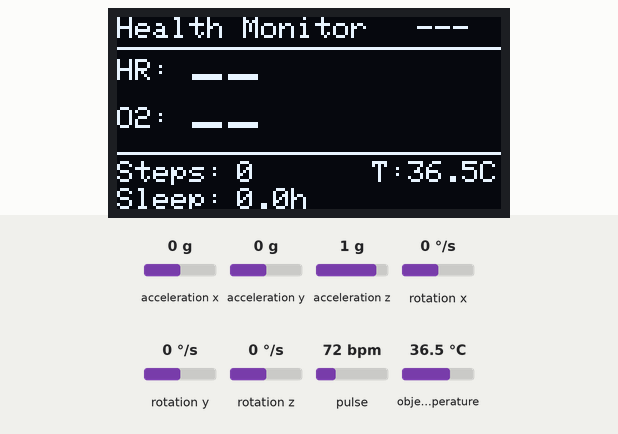
A sketch run on a simulated ESP32-C3. On the bench: 128×64 one-colour display. Inputs (shaded band) come from the test bench; at power-on: acceleration z 1 g, pulse 72 bpm, object temperature 36.5 °C, acceleration x 0 g, acceleration y 0 g, rotation x 0 °/s, rotation y 0 °/s, rotation z 0 °/s. Nothing arrives over Bluetooth unless stated; a phone connects over Bluetooth LE 3 s after start; what the sketch prints to the serial monitor is not drawn.

Above: at 6.3 s.
6.4 s: acceleration z set to 0 g
At 8.0 s:
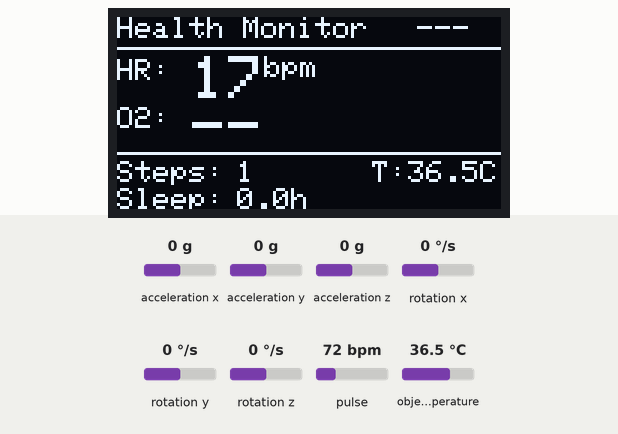
9.4 s: pulse set to 158 bpm
At 10.2 s:
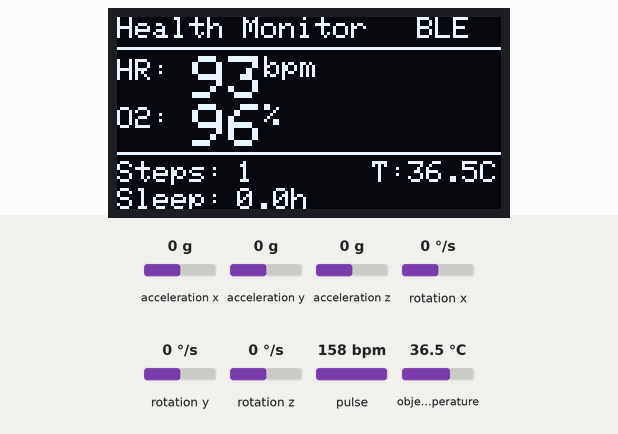
11.8 s: object temperature set to 20 °C
At 13.3 s:
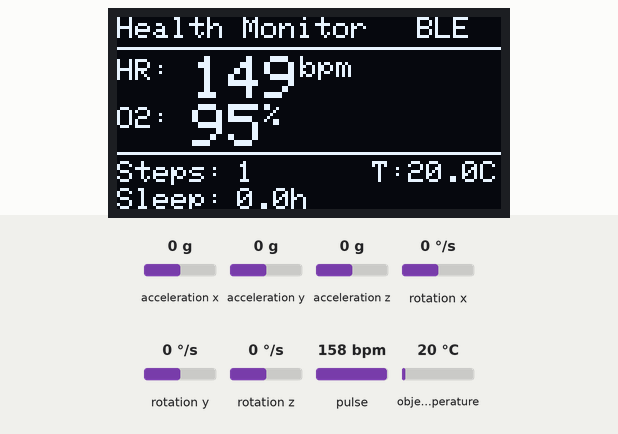
14.8 s: pulse set to 42 bpm
At 17.3 s:
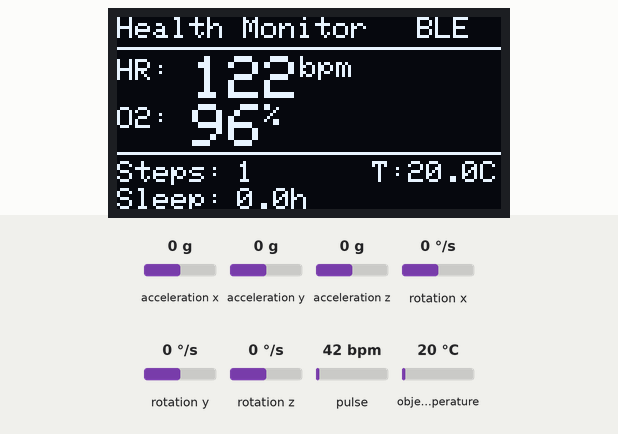
17.8 s: object temperature set to 26 °C
At 19.4 s:
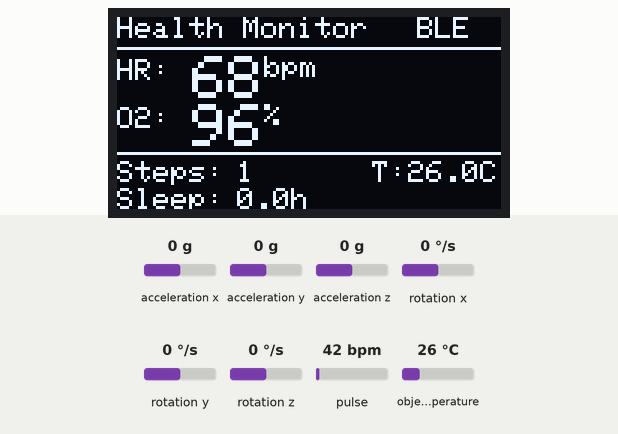
Timing chart, 0 to 20.9 s (numbered marks = the images above; inputs shaded):
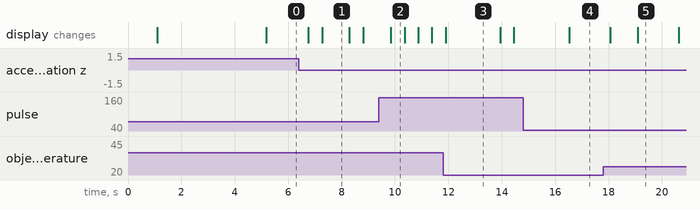

The sketch:

3M_OLED_BLE.ino
```cpp
#include <Wire.h>
#include "MAX30105.h"
#include "heartRate.h"
#include <MPU6050.h>
#include <Adafruit_MLX90614.h>
#include <BLEDevice.h>
#include <BLEServer.h>
#include <BLEUtils.h>
#include <BLE2902.h>
#include <Adafruit_GFX.h>
#include <Adafruit_SSD1306.h>

// GPIO Pins for ESP32-C3 Super Mini
#define I2C_SDA 8
#define I2C_SCL 9
#define MAX30102_ADDRESS 0x57

// OLED Configuration
#define SCREEN_WIDTH 128
#define SCREEN_HEIGHT 64
#define OLED_RESET -1
#define OLED_ADDRESS 0x3C

// ============ BLE CONFIGURATION ============
#define SERVICE_UUID           "6E400001-B5A3-F393-E0A9-E50E24DCCA9E"
#define CHARACTERISTIC_UUID_RX "6E400002-B5A3-F393-E0A9-E50E24DCCA9E"
#define CHARACTERISTIC_UUID_TX "6E400003-B5A3-F393-E0A9-E50E24DCCA9E"
#define DEVICE_NAME "ESP32-C3-Device"

BLEServer* pServer = NULL;
BLECharacteristic* pTxCharacteristic = NULL;
bool deviceConnected = false;
bool oldDeviceConnected = false;

// ============ SENSOR OBJECTS ============
MAX30105 particleSensor;
MPU6050 mpu;
Adafruit_MLX90614 mlx = Adafruit_MLX90614();
Adafruit_SSD1306 display(SCREEN_WIDTH, SCREEN_HEIGHT, &Wire, OLED_RESET);

// ============ MAX30102 VARIABLES ============
const byte RATE_SIZE = 4;
byte rates[RATE_SIZE];
byte rateSpot = 0;
long lastBeat = 0;
float beatsPerMinute;
int beatAvg;

volatile bool fingerDetected = false;
volatile long irValue = 0;
volatile long redValue = 0;
volatile float heartRate = 0.0;
volatile long interBeatInterval = 0;
volatile float signalQuality = 0.0;
volatile int spo2 = 0;

bool lastFingerState = false;
unsigned long lastStateChangeTime = 0;
const unsigned long DEBOUNCE_TIME = 1000;

const int SPO2_BUFFER_SIZE = 100;
uint32_t irBuffer[SPO2_BUFFER_SIZE];
uint32_t redBuffer[SPO2_BUFFER_SIZE];
int spo2SampleCount = 0;

// ============ MPU6050 VARIABLES ============
unsigned long stepCount = 0;
float lastAccelMagnitude = 0;
bool stepDetected = false;
unsigned long lastStepTime = 0;
const unsigned long MIN_STEP_INTERVAL = 200;
const float STEP_THRESHOLD = 0.8;
const float STEP_THRESHOLD_MAX = 3.0;

unsigned long totalSleepTime = 0;
unsigned long sleepStartTime = 0;
bool isSleeping = false;
const float SLEEP_THRESHOLD = 0.15;
const unsigned long SLEEP_START_DELAY = 5000;
unsigned long stillStartTime = 0;
bool isStill = false;
const int DEMO_SPEED_MULTIPLIER = 60;

String activityState = "UNKNOWN";
float currentAccelMagnitude = 0;

// ============ MLX90614 VARIABLES ============
float bodyTemperature = 0.0;
bool mlxInitialized = false;

// ============ OLED VARIABLES ============
bool oledInitialized = false;
unsigned long lastOLEDUpdate = 0;
const unsigned long OLED_UPDATE_INTERVAL = 500; // Update every 500ms

// ============ BLE DATA TRANSMISSION ============
unsigned long lastBLEUpdate = 0;
const unsigned long BLE_UPDATE_INTERVAL = 1000;

// ============ BLE SERVER CALLBACKS ============
class MyServerCallbacks: public BLEServerCallbacks {
  void onConnect(BLEServer* pServer) {
    deviceConnected = true;
    pServer->updatePeerMTU(pServer->getConnId(), 517);
    Serial.println("\n✓✓✓ CLIENT CONNECTED! ✓✓✓");
    Serial.println("Your app is now connected!");
    Serial.println("Starting to send all sensor data...\n");
  }

  void onDisconnect(BLEServer* pServer) {
    deviceConnected = false;
    Serial.println("\n✗✗✗ CLIENT DISCONNECTED! ✗✗✗");
    Serial.println("Connection closed.");
  }
};

void setup() {
  Serial.begin(115200);
  delay(1000);

  Serial.println("\n═══════════════════════════════════════");
  Serial.println("   COMBINED HEALTH MONITOR SYSTEM");
  Serial.println("═══════════════════════════════════════");
  Serial.println("MAX30102 + MPU6050 + MLX90614 + OLED + BLE");
  Serial.print("Device Name: ");
  Serial.println(DEVICE_NAME);
  Serial.println("═══════════════════════════════════════\n");

  // Initialize I2C
  Wire.begin(I2C_SDA, I2C_SCL);
  Wire.setClock(400000);

  // ============ INITIALIZE OLED ============
  Serial.println("🔧 Initializing OLED Display...");
  if(!display.begin(SSD1306_SWITCHCAPVCC, OLED_ADDRESS)) {
    Serial.println("❌ OLED not found at 0x3C!");
    Serial.println("   Continuing without display...");
    oledInitialized = false;
  } else {
    Serial.println("✅ OLED initialized");
    oledInitialized = true;

    display.clearDisplay();
    display.setTextSize(1);
    display.setTextColor(SSD1306_WHITE);
    display.setCursor(20, 25);
    display.println(F("Health Monitor"));
    display.setCursor(30, 40);
    display.println(F("Starting..."));
    display.display();
    delay(2000);
  }

  // ============ INITIALIZE MAX30102 ============
  Serial.println("🔧 Initializing MAX30102...");
  if (!particleSensor.begin(Wire, I2C_SPEED_FAST, MAX30102_ADDRESS)) {
    Serial.println("❌ MAX30102 not found!");
    Serial.println("   Continuing without heart rate sensor...");
  } else {
    Serial.println("✅ MAX30102 initialized");
    byte ledBrightness = 0x1F;
    byte sampleAverage = 4;
    byte ledMode = 2;
    int sampleRate = 400;
    int pulseWidth = 411;
    int adcRange = 4096;

    particleSensor.setup(ledBrightness, sampleAverage, ledMode, sampleRate, pulseWidth, adcRange);
    particleSensor.enableDIETEMPRDY();

    for(byte x = 0; x < RATE_SIZE; x++) {
      rates[x] = 0;
    }
  }

  // ============ INITIALIZE MPU6050 ============
  Serial.println("🔧 Initializing MPU6050...");
  mpu.initialize();
  if (!mpu.testConnection()) {
    Serial.println("❌ MPU6050 not found!");
    Serial.println("   Continuing without motion sensor...");
  } else {
    Serial.println("✅ MPU6050 initialized");
    Serial.println("   Calibrating... keep device still...");
    delay(2000);
    mpu.CalibrateAccel(6);
    mpu.CalibrateGyro(6);
    Serial.println("✅ MPU6050 calibrated");
  }

  // ============ INITIALIZE MLX90614 ============
  Serial.println("🔧 Initializing MLX90614...");
  if (!mlx.begin()) {
    Serial.println("❌ MLX90614 not found!");
    Serial.println("   Continuing without temperature sensor...");
    mlxInitialized = false;
  } else {
    Serial.println("✅ MLX90614 initialized");
    mlxInitialized = true;
  }

  // ============ INITIALIZE BLE ============
  Serial.println("\n📡 Initializing BLE...");
  BLEDevice::init(DEVICE_NAME);
  BLEDevice::setMTU(517);

  pServer = BLEDevice::createServer();
  pServer->setCallbacks(new MyServerCallbacks());

  BLEService *pService = pServer->createService(SERVICE_UUID);

  pTxCharacteristic = pService->createCharacteristic(
    CHARACTERISTIC_UUID_TX,
    BLECharacteristic::PROPERTY_NOTIFY
  );
  pTxCharacteristic->addDescriptor(new BLE2902());

  BLECharacteristic *pRxCharacteristic = pService->createCharacteristic(
    CHARACTERISTIC_UUID_RX,
    BLECharacteristic::PROPERTY_WRITE
  );

  pService->start();

  BLEAdvertising *pAdvertising = BLEDevice::getAdvertising();
  pAdvertising->addServiceUUID(SERVICE_UUID);
  pAdvertising->setScanResponse(false);
  pAdvertising->setMinPreferred(0x0);
  BLEDevice::startAdvertising();

  Serial.println("✅ BLE service started!");
  Serial.println("✅ Device is discoverable!\n");

  Serial.println("═══════════════════════════════════════");
  Serial.println("          SYSTEM READY!");
  Serial.println("═══════════════════════════════════════");
  Serial.println("👆 Place finger on MAX30102");
  Serial.println("🚶 Walk to count steps");
  Serial.println("😴 Stay still 5s for sleep tracking");
  Serial.println("⚡ DEMO: 1 sec = 1 min displayed\n");
}

void updateOLED() {
  if (!oledInitialized) return;

  display.clearDisplay();

  // Title bar
  display.setTextSize(1);
  display.setTextColor(SSD1306_WHITE);
  display.setCursor(0, 0);
  display.print(F("Health Monitor"));

  // BLE Status
  display.setCursor(100, 0);
  display.print(deviceConnected ? F("BLE") : F("---"));

  // Line separator
  display.drawLine(0, 10, 128, 10, SSD1306_WHITE);

  // Heart Rate
  display.setTextSize(1);
  display.setCursor(0, 14);
  display.print(F("HR:"));
  display.setTextSize(2);
  display.setCursor(25, 13);
  if (heartRate > 0) {
    display.print((int)heartRate);
    display.setTextSize(1);
    display.print(F("bpm"));
  } else {
    display.print(F("--"));
  }

  // SpO2
  display.setTextSize(1);
  display.setCursor(0, 30);
  display.print(F("O2:"));
  display.setTextSize(2);
  display.setCursor(25, 29);
  if (spo2 > 0) {
    display.print(spo2);
    display.setTextSize(1);
    display.print(F("%"));
  } else {
    display.print(F("--"));
  }

  // Bottom section - Steps, Sleep, Temperature
  display.drawLine(0, 45, 128, 45, SSD1306_WHITE);

  display.setTextSize(1);

  // Steps
  display.setCursor(0, 48);
  display.print(F("Steps:"));
  display.setCursor(40, 48);
  display.print(stepCount);

  // Sleep
  display.setCursor(0, 57);
  display.print(F("Sleep:"));
  display.setCursor(40, 57);
  if (isSleeping) {
    unsigned long currentSleep = millis() - sleepStartTime;
    unsigned long totalWithCurrent = totalSleepTime + currentSleep;
    unsigned long demoTime = totalWithCurrent * DEMO_SPEED_MULTIPLIER;
    float sleepHours = demoTime / 3600000.0;
    display.print(sleepHours, 1);
    display.print(F("h"));
  } else {
    unsigned long demoTotal = totalSleepTime * DEMO_SPEED_MULTIPLIER;
    float sleepHours = demoTotal / 3600000.0;
    display.print(sleepHours, 1);
    display.print(F("h"));
  }

  // Temperature
  display.setCursor(85, 48);
  display.print(F("T:"));
  display.setCursor(97, 48);
  if (bodyTemperature > 0) {
    display.print(bodyTemperature, 1);
    display.print(F("C"));
  } else {
    display.print(F("--"));
  }

  display.display();
}

void sendAllSensorData() {
  // Calculate sleep time in demo format
  unsigned long totalWithCurrent = totalSleepTime;
  if (isSleeping) {
    totalWithCurrent += (millis() - sleepStartTime);
  }
  unsigned long demoTotal = totalWithCurrent * DEMO_SPEED_MULTIPLIER;
  float sleepHours = demoTotal / 3600000.0;

  // Validate temperature reading (handle NaN)
  float validTemp = bodyTemperature;
  if (isnan(validTemp) || validTemp < -40 || validTemp > 100) {
    validTemp = 0.0;
  }

  // Build JSON with all sensor data
  String jsonData = "{\"heartRate\":";
  jsonData += String((int)heartRate);
  jsonData += ",\"spo2\":";
  jsonData += String(spo2);
  jsonData += ",\"steps\":";
  jsonData += String(stepCount);
  jsonData += ",\"sleepHours\":";
  jsonData += String(sleepHours, 1);
  jsonData += ",\"temperature\":";
  jsonData += String(validTemp, 1);
  jsonData += "}";

  // Send via BLE
  pTxCharacteristic->setValue(jsonData.c_str());
  pTxCharacteristic->notify();

  Serial.println("📤 Sent to app: " + jsonData);
}

void loop() {
  unsigned long currentTime = millis();

  // ============ HANDLE BLE CONNECTION ============
  if (!deviceConnected && oldDeviceConnected) {
    delay(500);
    pServer->startAdvertising();
    oldDeviceConnected = deviceConnected;
  }
  if (deviceConnected && !oldDeviceConnected) {
    oldDeviceConnected = deviceConnected;
  }

  // ============ READ MAX30102 (Heart Rate & SpO2) ============
  irValue = particleSensor.getIR();
  redValue = particleSensor.getRed();

  bool currentFingerDetected = (irValue > 50000);

  if (currentFingerDetected != lastFingerState) {
    lastStateChangeTime = currentTime;
  }

  if (currentTime - lastStateChangeTime >= DEBOUNCE_TIME) {
    if (currentFingerDetected && !fingerDetected) {
      fingerDetected = true;
      Serial.println("🎯 FINGER DETECTED");
      lastBeat = 0;
      for(byte x = 0; x < RATE_SIZE; x++) {
        rates[x] = 0;
      }
      rateSpot = 0;
      beatAvg = 0;
      spo2SampleCount = 0;
    } else if (!currentFingerDetected && fingerDetected) {
      fingerDetected = false;
      Serial.println("👋 FINGER REMOVED");
      heartRate = 0.0;
      interBeatInterval = 0;
      signalQuality = 0.0;
      spo2 = 0;
    }
  }
  lastFingerState = currentFingerDetected;

  if (fingerDetected) {
    if (checkForBeat(irValue) == true) {
      long delta = millis() - lastBeat;
      lastBeat = millis();

      if (delta > 300 && delta < 3000) {
        interBeatInterval = delta;
        beatsPerMinute = 60000.0 / delta;

        if (beatsPerMinute < 255 && beatsPerMinute > 20) {
          rates[rateSpot++] = (byte)beatsPerMinute;
          rateSpot %= RATE_SIZE;

          beatAvg = 0;
          for (byte x = 0; x < RATE_SIZE; x++) {
            beatAvg += rates[x];
          }
          beatAvg /= RATE_SIZE;
          heartRate = beatAvg;

          Serial.print("💓 BEAT! BPM: ");
          Serial.println(beatAvg);
        }
      }
    }

    // SpO2 Calculation
    if (spo2SampleCount < SPO2_BUFFER_SIZE) {
      irBuffer[spo2SampleCount] = irValue;
      redBuffer[spo2SampleCount] = redValue;
      spo2SampleCount++;
    } else {
      spo2SampleCount = 0;

      double avgRed = 0, avgIR = 0;
      for (int i = 0; i < SPO2_BUFFER_SIZE; i++) {
        avgRed += redBuffer[i];
        avgIR += irBuffer[i];
      }
      avgRed /= SPO2_BUFFER_SIZE;
      avgIR /= SPO2_BUFFER_SIZE;

      double rmsRed = 0, rmsIR = 0;
      for (int i = 0; i < SPO2_BUFFER_SIZE; i++) {
        rmsRed += pow(redBuffer[i] - avgRed, 2);
        rmsIR += pow(irBuffer[i] - avgIR, 2);
      }
      rmsRed = sqrt(rmsRed / SPO2_BUFFER_SIZE);
      rmsIR = sqrt(rmsIR / SPO2_BUFFER_SIZE);

      double R = (rmsRed / avgRed) / (rmsIR / avgIR);
      spo2 = (int)(110 - 25 * R);

      if (spo2 > 100) spo2 = 100;
      if (spo2 < 70) spo2 = 0;
    }
  }

  // ============ READ MPU6050 (Steps & Sleep) ============
  int16_t ax, ay, az;
  mpu.getAcceleration(&ax, &ay, &az);

  float accelX = ax / 16384.0;
  float accelY = ay / 16384.0;
  float accelZ = az / 16384.0;

  currentAccelMagnitude = sqrt(accelX * accelX + accelY * accelY + accelZ * accelZ);
  float movementMagnitude = abs(currentAccelMagnitude - 1.0);

  // Step Detection
  if (movementMagnitude > STEP_THRESHOLD &&
      movementMagnitude < STEP_THRESHOLD_MAX &&
      !stepDetected &&
      (currentTime - lastStepTime) > MIN_STEP_INTERVAL) {

    if (movementMagnitude > lastAccelMagnitude) {
      stepCount++;
      stepDetected = true;
      lastStepTime = currentTime;
      Serial.print("👣 STEP! Total: ");
      Serial.println(stepCount);
    }
  }

  if (movementMagnitude < STEP_THRESHOLD * 0.8) {
    stepDetected = false;
  }
  lastAccelMagnitude = movementMagnitude;

  // Sleep Detection
  if (movementMagnitude < SLEEP_THRESHOLD) {
    if (!isStill) {
      isStill = true;
      stillStartTime = currentTime;
      stepDetected = false;
      Serial.println("🛑 Device stopped moving...");
    }

    if (!isSleeping && (currentTime - stillStartTime) >= SLEEP_START_DELAY) {
      isSleeping = true;
      sleepStartTime = currentTime;
      stepCount = 0;
      Serial.println("😴 SLEEP STARTED (After 5 seconds still)");
    }
  } else {
    if (isSleeping) {
      isSleeping = false;
      isStill = false;
      unsigned long sleepDuration = currentTime - sleepStartTime;
      totalSleepTime += sleepDuration;
      Serial.println("⏰ SLEEP ENDED");
      stillStartTime = 0;
    } else if (isStill) {
      isStill = false;
      stillStartTime = 0;
    }
  }

  // ============ READ MLX90614 (Temperature) ============
  if (mlxInitialized) {
    bodyTemperature = mlx.readObjectTempC();

    if (isnan(bodyTemperature) || bodyTemperature < -40 || bodyTemperature > 100) {
      bodyTemperature = 0.0;
    }
  } else {
    bodyTemperature = 0.0;
  }

  // ============ UPDATE OLED DISPLAY ============
  if (currentTime - lastOLEDUpdate >= OLED_UPDATE_INTERVAL) {
    lastOLEDUpdate = currentTime;
    updateOLED();
  }

  // ============ SEND BLE DATA ============
  if (deviceConnected && (currentTime - lastBLEUpdate >= BLE_UPDATE_INTERVAL)) {
    lastBLEUpdate = currentTime;
    sendAllSensorData();
  }

  // ============ PERIODIC SERIAL DISPLAY ============
  static unsigned long lastDisplayTime = 0;
  if (currentTime - lastDisplayTime >= 5000) {
    lastDisplayTime = currentTime;

    Serial.println("\n╔═══════════════════════════════════════╗");
    Serial.println("║        ALL SENSORS STATUS             ║");
    Serial.println("╠═══════════════════════════════════════╣");
    Serial.print("║ 💓 Heart Rate: ");
    Serial.print(heartRate > 0 ? String((int)heartRate) + " BPM" : "---");
    Serial.println();
    Serial.print("║ 🩸 SpO2: ");
    Serial.print(spo2 > 0 ? String(spo2) + "%" : "---");
    Serial.println();
    Serial.print("║ 👣 Steps: ");
    Serial.println(stepCount);
    Serial.print("║ 😴 Sleep: ");
    if (isSleeping) {
      unsigned long currentSleep = currentTime - sleepStartTime;
      unsigned long demoTime = currentSleep * DEMO_SPEED_MULTIPLIER;
      Serial.print("SLEEPING (");
      Serial.print(demoTime / 3600000);
      Serial.print("h ");
      Serial.print((demoTime % 3600000) / 60000);
      Serial.println("m)");
    } else {
      Serial.println("AWAKE");
    }
    Serial.print("║ 🌡️  Temperature: ");
    if (bodyTemperature > 0) {
      Serial.print(bodyTemperature, 1);
      Serial.println("°C");
    } else {
      Serial.println("---");
    }
    Serial.print("║ 📡 BLE: ");
    Serial.println(deviceConnected ? "CONNECTED" : "DISCONNECTED");
    Serial.println("╚═══════════════════════════════════════╝\n");
  }

  delay(10);
}
```

Measured:
- after the input at 6.4 s, the display: first changes after 0.34 s (image 1 shows a later state)
- after the input at 9.4 s, the display: changes after 0.44 s (image 2)
- after the input at 14.8 s, the display: changes after 1.7 s (image 4)
- what the display in image 1 shows lasts 1.0 s, from 7.3 s to 8.3 s
- what the display in image 2 shows lasts 0.6 s, from 9.8 s to 10.4 s
- what the display in image 3 shows lasts 2.1 s, from 11.9 s to 14.0 s
